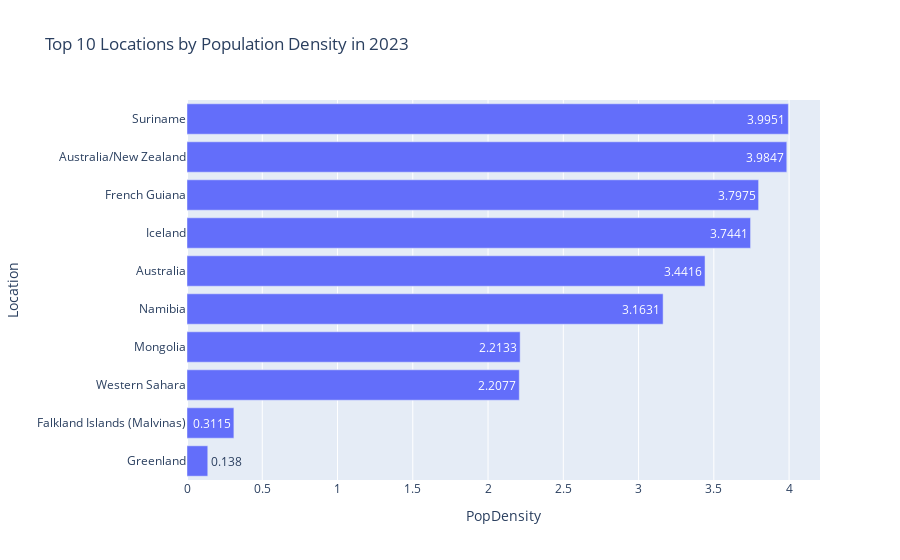

Source (notebook cell):
### Code cell
# Population Density across different locations
# Filtering data for the most recent year in the dataset
latest_year = new_data['Time'].max()
latest_data = new_data[new_data['Time'] == latest_year]

# Grouping by Location and getting the mean population density
location_density = latest_data.groupby('Location')['PopDensity'].mean().reset_index()

# Sorting by population density to get the top locations
top_locations_density = location_density.sort_values(by='PopDensity', ascending=True).head(10)

top_locations_density

px.bar(top_locations_density,x='PopDensity',y='Location',text_auto=True,title='Top 10 Locations by Population Density in ' + str(latest_year),orientation='h')

### Figure 1 — Plotly figure (JSON) as saved in the notebook; plotly's stock layout.template omitted (floating-point values rounded to 4 significant figures)
{"data": [{"alignmentgroup": "True", "hovertemplate": "PopDensity=%{x}<br>Location=%{y}<extra></extra>", "legendgroup": "", "marker": {"color": "#636efa", "pattern": {"shape": ""}}, "name": "", "offsetgroup": "", "orientation": "h", "showlegend": false, "textposition": "auto", "texttemplate": "%{x}", "type": "bar", "x": [0.138, 0.3115, 2.208, 2.213, 3.163, 3.442, 3.744, 3.797, 3.985, 3.995], "xaxis": "x", "y": ["Greenland", "Falkland Islands (Malvinas)", "Western Sahara", "Mongolia", "Namibia", "Australia", "Iceland", "French Guiana", "Australia/New Zealand", "Suriname"], "yaxis": "y"}], "layout": {"barmode": "relative", "legend": {"tracegroupgap": 0}, "title": {"text": "Top 10 Locations by Population Density in 2023"}, "xaxis": {"anchor": "y", "domain": [0, 1], "title": {"text": "PopDensity"}}, "yaxis": {"anchor": "x", "domain": [0, 1], "title": {"text": "Location"}}}}
